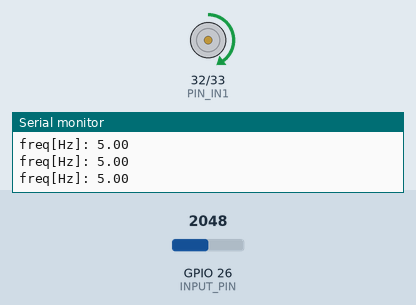
Bench run of a sketch on a simulated ESP32. Shown: motor-driver pin pairs drawn as motors (green arrow = first pin HIGH = forward, orange = second pin HIGH = backward, longer = more drive), the last lines printed to the serial monitor. The test bench sets the inputs (shaded band); at power-on: GPIO 26 (INPUT_PIN) = 2048.

Above: at 1.1 s.
1.3 s: GPIO 26 (INPUT_PIN) set to 2866
At 2.4 s:
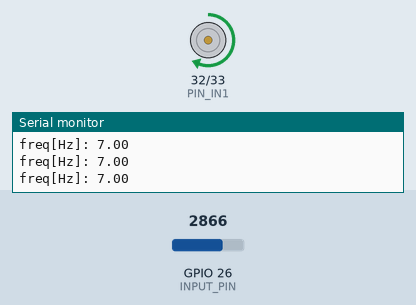
4.3 s: GPIO 26 (INPUT_PIN) set to 1228
At 4.69 s:
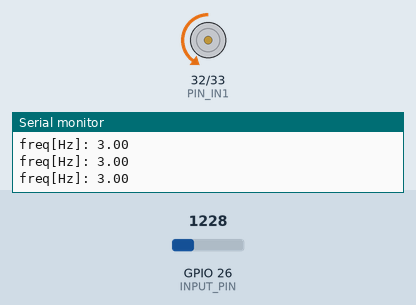
7.3 s: GPIO 26 (INPUT_PIN) set to 2047
10.3 s: GPIO 26 (INPUT_PIN) set to 491
Timing chart, 0 to 14.3 s (numbered marks = the images above; inputs shaded):
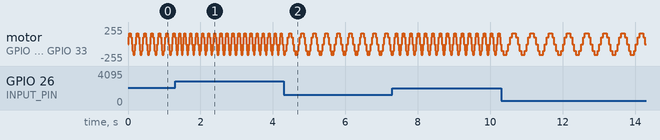

Measured:
- by itself, motor on GPIO 32 (PIN_IN1) / GPIO 33 (PIN_IN2): repeats every 0.50 s: backward 160/255 0.10 s, backward 100/255 0.05 s, stopped 0.05 s, forward 99/255 0.05 s, forward 160/255 0.10 s, forward 100/255 0.05 s, stopped 0.05 s, backward 99/255 0.05 s

The sketch:

1HzAC_esp32.ino
```cpp
//モータードライバーとして、DRV8835を使用
//TODO:OLEDに表示する
//ESP32用で作成

#define PIN_IN1 32 //esp32の32pin
#define PIN_IN2 33 //esp33の33pin
const int INPUT_PIN = A19; //esp32の26pin
int VOLUME;

int val = 0;
int old_val = 0;
int state = 0;
float fq = 1;
float volvol;

int setsize = 10;
int sinw[10]; //180の約数じゃないとだめ,配列数はsetsizeとそろえる。

int InductorU = 0;
int InductorV = setsize / 2;
int ang;
int MODE;
int mag;
float d;
float in1, in2;

void setup()
{

  Serial.begin(9600);
  Serial.println("start");

  //esp32用のPWM設定
  ledcSetup(0, 12800, 8);
  ledcAttachPin(PIN_IN1, 0);

  ledcSetup(1, 12800, 8);
  ledcAttachPin(PIN_IN2, 1);

  //setsizeに分割したsinのテーブルを作成
  mag = 170; //0～255の範囲で設定
  int stepsize = 360 / setsize;
  for (ang = 0; ang < 360; ang = ang + stepsize)
  {
    sinw[ang / stepsize] = mag * (sin(ang * 3.14 / 180));
  }
}

void loop()
{

  VOLUME = analogRead(INPUT_PIN); // アナログ値の読み取り
  //Serial.print("Volume: ");       // シリアルモニタに出力
  //Serial.println(VOLUME);

  fq = map(VOLUME, 0, 4095, 1, 10); //VOLUMEに合わせて振動数を1～3に変更
  Serial.print("freq[Hz]: ");
  Serial.println(fq);
  if (fq >= 0.001)
  {
    d = 1.0 / (fq * setsize);
    //Serial.print("DelayTime[ms]: ");
    //Serial.println(d * 1000);
  }
  else if (fq < 0.001) //0で割らないように
  {
    d = 0.01;
  }

  //sinwが負のときには出力しない
  if (sinw[InductorU] < 1)
  {
    in1 = 0;
  }
  else
  {
    in1 = sinw[InductorU];
  }

  if (sinw[InductorV] < 1)
  {
    in2 = 0;
  }
  else
  {
    in2 = sinw[InductorV];
  }

  //sinw[]で指定した強度で、PWM出力
  ledcWrite(0, in1);
  ledcWrite(1, in2);
  InductorV = update_phase(InductorV);
  InductorU = update_phase(InductorU);

  //dだけ遅延する。
  delay(d * 1000);

  //delay(1000);//debug用
}

//inductorを進める
int update_phase(int Inductor)
{
  Inductor = Inductor + 1;
  if (Inductor >= setsize)
    Inductor = 0;
  return Inductor;
}
```
